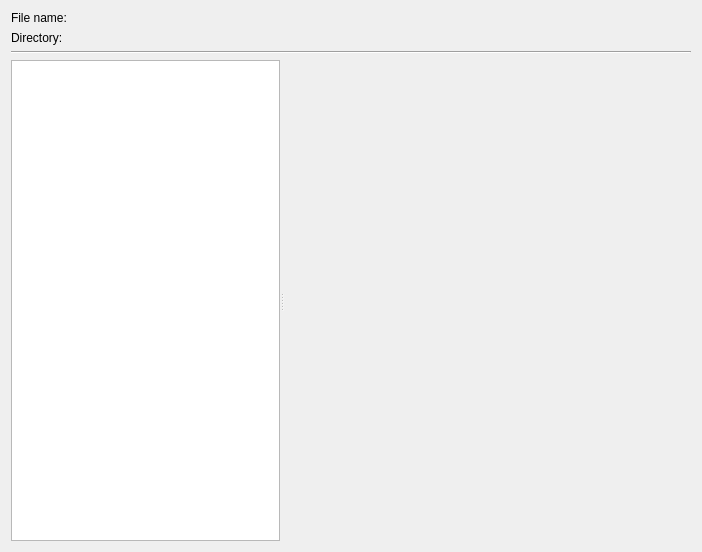
<?xml version="1.0" encoding="UTF-8"?>
<ui version="4.0">
 <class>mtx::gui::ChapterEditor::Tab</class>
 <widget class="QWidget" name="mtx::gui::ChapterEditor::Tab">
  <property name="geometry">
   <rect>
    <x>0</x>
    <y>0</y>
    <width>702</width>
    <height>552</height>
   </rect>
  </property>
  <property name="windowTitle">
   <string notr="true">Form</string>
  </property>
  <layout class="QVBoxLayout" name="verticalLayout_5">
   <item>
    <layout class="QGridLayout" name="gridLayout">
     <item row="0" column="0">
      <widget class="QLabel" name="fileNameLabel">
       <property name="sizePolicy">
        <sizepolicy hsizetype="Minimum" vsizetype="Preferred">
         <horstretch>0</horstretch>
         <verstretch>0</verstretch>
        </sizepolicy>
       </property>
       <property name="text">
        <string>File name:</string>
       </property>
      </widget>
     </item>
     <item row="0" column="1">
      <widget class="mtx::gui::Util::ElideLabel" name="fileName">
       <property name="sizePolicy">
        <sizepolicy hsizetype="MinimumExpanding" vsizetype="Preferred">
         <horstretch>0</horstretch>
         <verstretch>0</verstretch>
        </sizepolicy>
       </property>
      </widget>
     </item>
     <item row="1" column="0">
      <widget class="QLabel" name="directoryLabel">
       <property name="sizePolicy">
        <sizepolicy hsizetype="Minimum" vsizetype="Preferred">
         <horstretch>0</horstretch>
         <verstretch>0</verstretch>
        </sizepolicy>
       </property>
       <property name="text">
        <string>Directory:</string>
       </property>
      </widget>
     </item>
     <item row="1" column="1">
      <widget class="mtx::gui::Util::ElideLabel" name="directory">
       <property name="sizePolicy">
        <sizepolicy hsizetype="MinimumExpanding" vsizetype="Preferred">
         <horstretch>0</horstretch>
         <verstretch>0</verstretch>
        </sizepolicy>
       </property>
      </widget>
     </item>
    </layout>
   </item>
   <item>
    <widget class="Line" name="line">
     <property name="orientation">
      <enum>Qt::Horizontal</enum>
     </property>
    </widget>
   </item>
   <item>
    <widget class="QSplitter" name="splitter">
     <property name="sizePolicy">
      <sizepolicy hsizetype="Expanding" vsizetype="Expanding">
       <horstretch>0</horstretch>
       <verstretch>0</verstretch>
      </sizepolicy>
     </property>
     <property name="orientation">
      <enum>Qt::Horizontal</enum>
     </property>
     <property name="childrenCollapsible">
      <bool>false</bool>
     </property>
     <widget class="mtx::gui::Util::BasicTreeView" name="elements">
      <property name="sizePolicy">
       <sizepolicy hsizetype="Expanding" vsizetype="Expanding">
        <horstretch>0</horstretch>
        <verstretch>0</verstretch>
       </sizepolicy>
      </property>
      <property name="contextMenuPolicy">
       <enum>Qt::CustomContextMenu</enum>
      </property>
      <property name="editTriggers">
       <set>QAbstractItemView::NoEditTriggers</set>
      </property>
      <property name="dragEnabled">
       <bool>true</bool>
      </property>
      <property name="dragDropMode">
       <enum>QAbstractItemView::InternalMove</enum>
      </property>
      <property name="defaultDropAction">
       <enum>Qt::MoveAction</enum>
      </property>
      <property name="headerHidden">
       <bool>false</bool>
      </property>
      <attribute name="headerVisible">
       <bool>true</bool>
      </attribute>
     </widget>
     <widget class="QStackedWidget" name="pageContainer">
      <property name="sizePolicy">
       <sizepolicy hsizetype="Expanding" vsizetype="Expanding">
        <horstretch>0</horstretch>
        <verstretch>0</verstretch>
       </sizepolicy>
      </property>
      <property name="currentIndex">
       <number>0</number>
      </property>
      <widget class="QWidget" name="emptyPage"/>
      <widget class="QWidget" name="editionPage">
       <layout class="QVBoxLayout" name="verticalLayout">
        <item>
         <widget class="QLabel" name="lEditionEntry">
          <property name="text">
           <string>Edition entry</string>
          </property>
         </widget>
        </item>
        <item>
         <widget class="Line" name="line_2">
          <property name="orientation">
           <enum>Qt::Horizontal</enum>
          </property>
         </widget>
        </item>
        <item>
         <layout class="QGridLayout" name="gridLayout_2">
          <item row="0" column="0">
           <widget class="QLabel" name="lEdFlags">
            <property name="text">
             <string>Flags:</string>
            </property>
           </widget>
          </item>
          <item row="0" column="1">
           <layout class="QHBoxLayout" name="horizontalLayout_4">
            <item>
             <widget class="QCheckBox" name="cbEdFlagDefault">
              <property name="text">
               <string>&amp;Default</string>
              </property>
             </widget>
            </item>
            <item>
             <widget class="QCheckBox" name="cbEdFlagHidden">
              <property name="text">
               <string>&amp;Hidden</string>
              </property>
             </widget>
            </item>
            <item>
             <widget class="QCheckBox" name="cbEdFlagOrdered">
              <property name="text">
               <string>&amp;Ordered</string>
              </property>
             </widget>
            </item>
            <item>
             <spacer name="horizontalSpacer_2">
              <property name="orientation">
               <enum>Qt::Horizontal</enum>
              </property>
              <property name="sizeHint" stdset="0">
               <size>
                <width>40</width>
                <height>20</height>
               </size>
              </property>
             </spacer>
            </item>
           </layout>
          </item>
          <item row="1" column="0">
           <widget class="QLabel" name="lEdUid">
            <property name="text">
             <string>&amp;UID:</string>
            </property>
            <property name="buddy">
             <cstring>leEdUid</cstring>
            </property>
           </widget>
          </item>
          <item row="1" column="1">
           <widget class="QLineEdit" name="leEdUid"/>
          </item>
         </layout>
        </item>
        <item>
         <spacer name="verticalSpacer">
          <property name="orientation">
           <enum>Qt::Vertical</enum>
          </property>
          <property name="sizeHint" stdset="0">
           <size>
            <width>20</width>
            <height>334</height>
           </size>
          </property>
         </spacer>
        </item>
       </layout>
      </widget>
      <widget class="QWidget" name="chapterPage">
       <layout class="QVBoxLayout" name="verticalLayout_7">
        <item>
         <widget class="QLabel" name="lChapter">
          <property name="text">
           <string notr="true">Chapter XYZ</string>
          </property>
         </widget>
        </item>
        <item>
         <widget class="Line" name="line_3">
          <property name="orientation">
           <enum>Qt::Horizontal</enum>
          </property>
         </widget>
        </item>
        <item>
         <widget class="QScrollArea" name="scrollArea">
          <property name="widgetResizable">
           <bool>true</bool>
          </property>
          <widget class="QWidget" name="scrollAreaWidgetContents">
           <property name="geometry">
            <rect>
             <x>0</x>
             <y>0</y>
             <width>315</width>
             <height>433</height>
            </rect>
           </property>
           <layout class="QVBoxLayout" name="verticalLayout_6">
            <item>
             <layout class="QGridLayout" name="gridLayout_3">
              <item row="0" column="0">
               <widget class="QLabel" name="lChStart">
                <property name="text">
                 <string>&amp;Start &amp;&amp; end:</string>
                </property>
                <property name="buddy">
                 <cstring>leChStart</cstring>
                </property>
               </widget>
              </item>
              <item row="0" column="1">
               <layout class="QHBoxLayout" name="horizontalLayout_2">
                <item>
                 <widget class="QLineEdit" name="leChStart"/>
                </item>
                <item>
                 <widget class="QLineEdit" name="leChEnd"/>
                </item>
               </layout>
              </item>
              <item row="1" column="0">
               <widget class="QLabel" name="lChFlags">
                <property name="text">
                 <string>Flags:</string>
                </property>
               </widget>
              </item>
              <item row="1" column="1">
               <layout class="QHBoxLayout" name="horizontalLayout">
                <item>
                 <widget class="QCheckBox" name="cbChFlagEnabled">
                  <property name="text">
                   <string>&amp;Enabled</string>
                  </property>
                 </widget>
                </item>
                <item>
                 <widget class="QCheckBox" name="cbChFlagHidden">
                  <property name="text">
                   <string>&amp;Hidden</string>
                  </property>
                 </widget>
                </item>
                <item>
                 <spacer name="horizontalSpacer">
                  <property name="orientation">
                   <enum>Qt::Horizontal</enum>
                  </property>
                  <property name="sizeHint" stdset="0">
                   <size>
                    <width>40</width>
                    <height>20</height>
                   </size>
                  </property>
                 </spacer>
                </item>
               </layout>
              </item>
              <item row="2" column="0">
               <widget class="QLabel" name="lChUid">
                <property name="text">
                 <string>&amp;UID:</string>
                </property>
                <property name="buddy">
                 <cstring>leChUid</cstring>
                </property>
               </widget>
              </item>
              <item row="2" column="1">
               <widget class="QLineEdit" name="leChUid"/>
              </item>
              <item row="3" column="0">
               <widget class="QLabel" name="lChSegmentUid">
                <property name="text">
                 <string>Seg&amp;ment UID:</string>
                </property>
                <property name="buddy">
                 <cstring>leChSegmentUid</cstring>
                </property>
               </widget>
              </item>
              <item row="3" column="1">
               <widget class="QLineEdit" name="leChSegmentUid"/>
              </item>
              <item row="4" column="0">
               <widget class="QLabel" name="lChSegmentEditionUid">
                <property name="text">
                 <string>Segment e&amp;dition UID:</string>
                </property>
                <property name="buddy">
                 <cstring>leChSegmentEditionUid</cstring>
                </property>
               </widget>
              </item>
              <item row="4" column="1">
               <widget class="QLineEdit" name="leChSegmentEditionUid"/>
              </item>
             </layout>
            </item>
            <item>
             <widget class="QGroupBox" name="gbChNames">
              <property name="title">
               <string>Names</string>
              </property>
              <layout class="QVBoxLayout" name="verticalLayout_4">
               <item>
                <layout class="QHBoxLayout" name="horizontalLayout_3">
                 <item>
                  <widget class="mtx::gui::Util::BasicTreeView" name="tvChNames">
                   <property name="dragEnabled">
                    <bool>true</bool>
                   </property>
                   <property name="dragDropMode">
                    <enum>QAbstractItemView::InternalMove</enum>
                   </property>
                   <property name="defaultDropAction">
                    <enum>Qt::MoveAction</enum>
                   </property>
                  </widget>
                 </item>
                 <item>
                  <layout class="QVBoxLayout" name="verticalLayout_3">
                   <item>
                    <widget class="QPushButton" name="pbChAddName">
                     <property name="text">
                      <string/>
                     </property>
                     <property name="icon">
                      <iconset resource="../../qt_resources.qrc">
                       <normaloff>:/icons/16x16/list-add.png</normaloff>:/icons/16x16/list-add.png</iconset>
                     </property>
                    </widget>
                   </item>
                   <item>
                    <widget class="QPushButton" name="pbChRemoveName">
                     <property name="text">
                      <string/>
                     </property>
                     <property name="icon">
                      <iconset resource="../../qt_resources.qrc">
                       <normaloff>:/icons/16x16/list-remove.png</normaloff>:/icons/16x16/list-remove.png</iconset>
                     </property>
                    </widget>
                   </item>
                   <item>
                    <spacer name="verticalSpacer_2">
                     <property name="orientation">
                      <enum>Qt::Vertical</enum>
                     </property>
                     <property name="sizeHint" stdset="0">
                      <size>
                       <width>20</width>
                       <height>40</height>
                      </size>
                     </property>
                    </spacer>
                   </item>
                  </layout>
                 </item>
                </layout>
               </item>
               <item>
                <layout class="QGridLayout" name="gridLayout_4">
                 <item row="0" column="0">
                  <widget class="QLabel" name="lChName">
                   <property name="text">
                    <string>&amp;Name:</string>
                   </property>
                   <property name="buddy">
                    <cstring>leChName</cstring>
                   </property>
                  </widget>
                 </item>
                 <item row="0" column="1">
                  <widget class="QLineEdit" name="leChName"/>
                 </item>
                 <item row="1" column="0">
                  <widget class="QLabel" name="lChNameLanguage">
                   <property name="text">
                    <string>&amp;Language:</string>
                   </property>
                   <property name="buddy">
                    <cstring>cbChNameLanguage</cstring>
                   </property>
                  </widget>
                 </item>
                 <item row="1" column="1">
                  <widget class="QComboBox" name="cbChNameLanguage"/>
                 </item>
                 <item row="2" column="0">
                  <widget class="QLabel" name="lChNameCountry">
                   <property name="text">
                    <string>&amp;Country:</string>
                   </property>
                   <property name="buddy">
                    <cstring>cbChNameCountry</cstring>
                   </property>
                  </widget>
                 </item>
                 <item row="2" column="1">
                  <widget class="QComboBox" name="cbChNameCountry"/>
                 </item>
                </layout>
               </item>
              </layout>
             </widget>
            </item>
            <item>
             <spacer name="verticalSpacer_3">
              <property name="orientation">
               <enum>Qt::Vertical</enum>
              </property>
              <property name="sizeHint" stdset="0">
               <size>
                <width>20</width>
                <height>13</height>
               </size>
              </property>
             </spacer>
            </item>
           </layout>
          </widget>
         </widget>
        </item>
       </layout>
      </widget>
     </widget>
    </widget>
   </item>
  </layout>
 </widget>
 <customwidgets>
  <customwidget>
   <class>mtx::gui::Util::BasicTreeView</class>
   <extends>QTreeView</extends>
   <header>mkvtoolnix-gui/util/basic_tree_view.h</header>
  </customwidget>
  <customwidget>
   <class>mtx::gui::Util::ElideLabel</class>
   <extends>QLabel</extends>
   <header>mkvtoolnix-gui/util/elide_label.h</header>
  </customwidget>
 </customwidgets>
 <tabstops>
  <tabstop>elements</tabstop>
  <tabstop>cbEdFlagDefault</tabstop>
  <tabstop>cbEdFlagHidden</tabstop>
  <tabstop>cbEdFlagOrdered</tabstop>
  <tabstop>leEdUid</tabstop>
  <tabstop>scrollArea</tabstop>
  <tabstop>leChStart</tabstop>
  <tabstop>leChEnd</tabstop>
  <tabstop>cbChFlagEnabled</tabstop>
  <tabstop>cbChFlagHidden</tabstop>
  <tabstop>leChUid</tabstop>
  <tabstop>leChSegmentUid</tabstop>
  <tabstop>leChSegmentEditionUid</tabstop>
  <tabstop>tvChNames</tabstop>
  <tabstop>pbChAddName</tabstop>
  <tabstop>pbChRemoveName</tabstop>
  <tabstop>leChName</tabstop>
  <tabstop>cbChNameLanguage</tabstop>
  <tabstop>cbChNameCountry</tabstop>
 </tabstops>
 <resources>
  <include location="../../qt_resources.qrc"/>
 </resources>
 <connections/>
 <slots>
  <slot>itemSelected(QModelIndex)</slot>
 </slots>
</ui>
